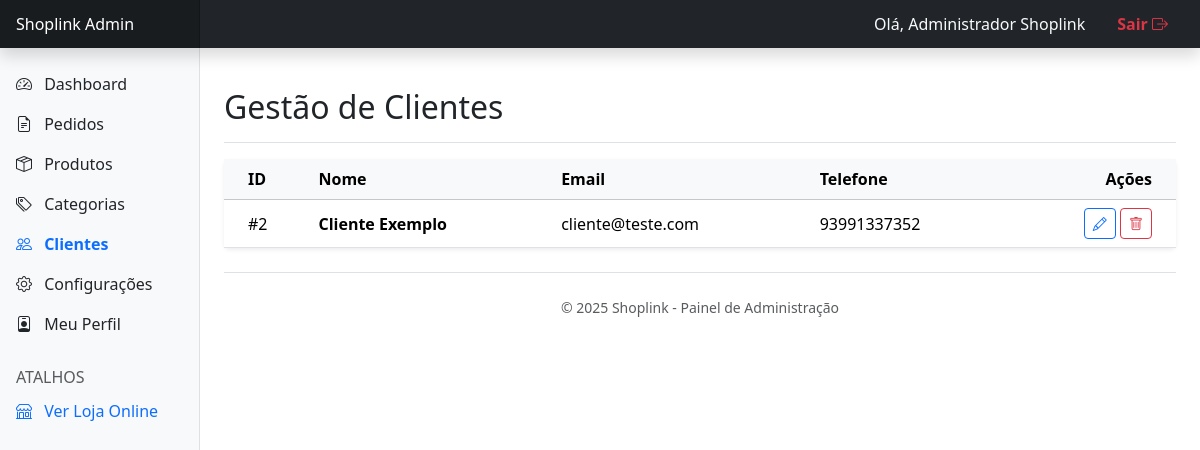
Page /admin/clientes.php (signed in) on the committed database.
### tables this page shows
CREATE TABLE `usuarios` (
  `id` int(11) NOT NULL AUTO_INCREMENT,
  `nome` varchar(255) NOT NULL,
  `email` varchar(255) NOT NULL,
  `telefone` varchar(20) DEFAULT NULL,
  `endereco_cep` varchar(10) DEFAULT NULL,
  `endereco_rua` varchar(255) DEFAULT NULL,
  `endereco_numero` varchar(20) DEFAULT NULL,
  `endereco_bairro` varchar(100) DEFAULT NULL,
  `endereco_cidade` varchar(100) DEFAULT NULL,
  `endereco_estado` varchar(50) DEFAULT NULL,
  `endereco_complemento` varchar(100) DEFAULT NULL,
  `senha_hash` varchar(255) NOT NULL,
  `role` enum('admin','cliente') NOT NULL DEFAULT 'cliente',
  `data_cadastro` datetime DEFAULT current_timestamp(),
  PRIMARY KEY (`id`),
  UNIQUE KEY `email` (`email`)
);

### admin/clientes.php (the view, shortened to what this page needs)
<?php
require_once 'includes/header_admin.php';
try {
    $sql = "SELECT * FROM usuarios WHERE role = 'cliente' ORDER BY id DESC";
    $stmt = $pdo->query($sql);
    $clientes = $stmt->fetchAll();
} catch (PDOException $e) {
    $erro = "Erro: " . $e->getMessage();
}
?>
<div class="d-flex justify-content-between align-items-center pt-3 pb-2 mb-3 border-bottom">
    <h1 class="h2">Gestão de Clientes</h1>
    </div>
<div class="card shadow-sm border-0">
    <div class="card-body p-0">
        <div class="table-responsive">
            <table class="table table-hover align-middle mb-0">
                <thead class="table-light">
                    <tr>
                        <th class="ps-4">ID</th>
                        <th>Nome</th>
                        <th>Email</th>
                        <th>Telefone</th>
                        <th class="text-end pe-4">Ações</th>
                    </tr>
                </thead>
                <tbody>
                    <?php if ($clientes): ?>
                        <?php foreach ($clientes as $cliente): ?>
                            <tr>
                                <td class="ps-4">#<?php echo $cliente['id']; ?></td>
                                <td class="fw-bold"><?php echo htmlspecialchars($cliente['nome']); ?></td>
                                <td><?php echo htmlspecialchars($cliente['email']); ?></td>
                                <td><?php echo htmlspecialchars($cliente['telefone']); ?></td>
                                <td class="text-end pe-4">
                                    <a href="editar_cliente.php?id=<?php echo $cliente['id']; ?>" class="btn btn-sm btn-outline-primary">
                                        <i class="bi bi-pencil"></i>
                                    </a>
                                    <button class="btn btn-sm btn-outline-danger btn-excluir-cliente"
                                            data-bs-toggle="modal"
                                            data-bs-target="#modalExcluirCliente"
                                            data-id="<?php echo $cliente['id']; ?>"
                                            data-nome="<?php echo htmlspecialchars($cliente['nome']); ?>">
                                        <i class="bi bi-trash"></i>
                                    </button>
                                </td>
                            </tr>
                        <?php endforeach; ?>
                    <?php else: ?>
                        <tr><td colspan="5" class="text-center py-5 text-muted">Nenhum cliente cadastrado.</td></tr>
                    <?php endif; ?>
                </tbody>
            </table>
        </div>
    </div>
</div>
<?php require_once 'includes/footer_admin.php'; ?>

### rows in the picture
usuarios: id "2", nome "Cliente Exemplo", email "cliente@teste.com", telefone "93991337352"

### other values in the picture
$nome_admin "Administrador Shoplink"
